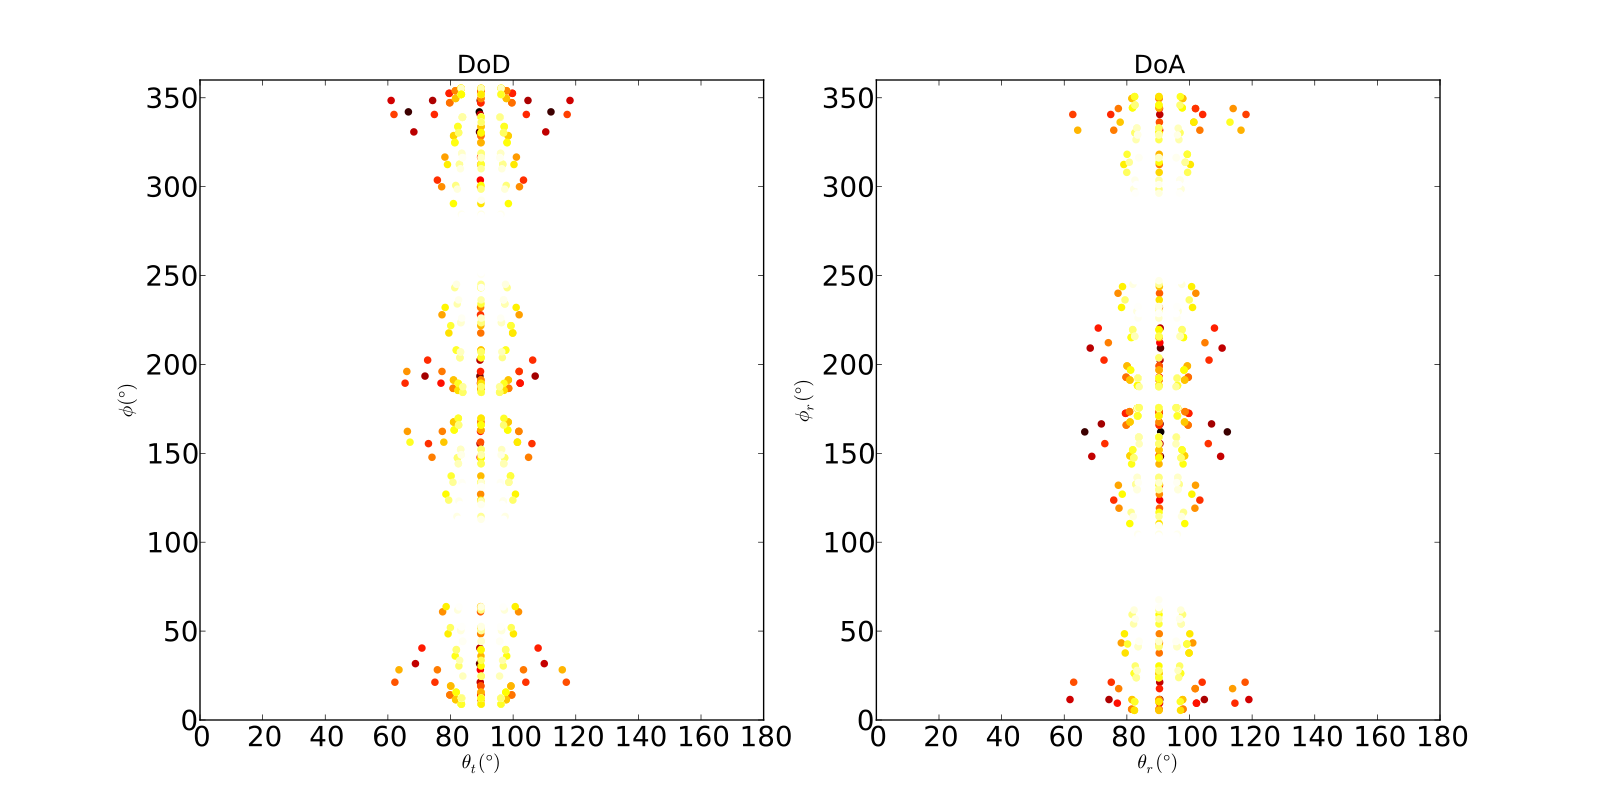

Write Python code to recreate this figure.
from pylayers.simul.simulem import *
from matplotlib.pylab import *
S = Simul()
S.load('where2.ini')
vc = S.VC(1,1)
figure(figsize=(16,8))
vc.doadod()
show()
